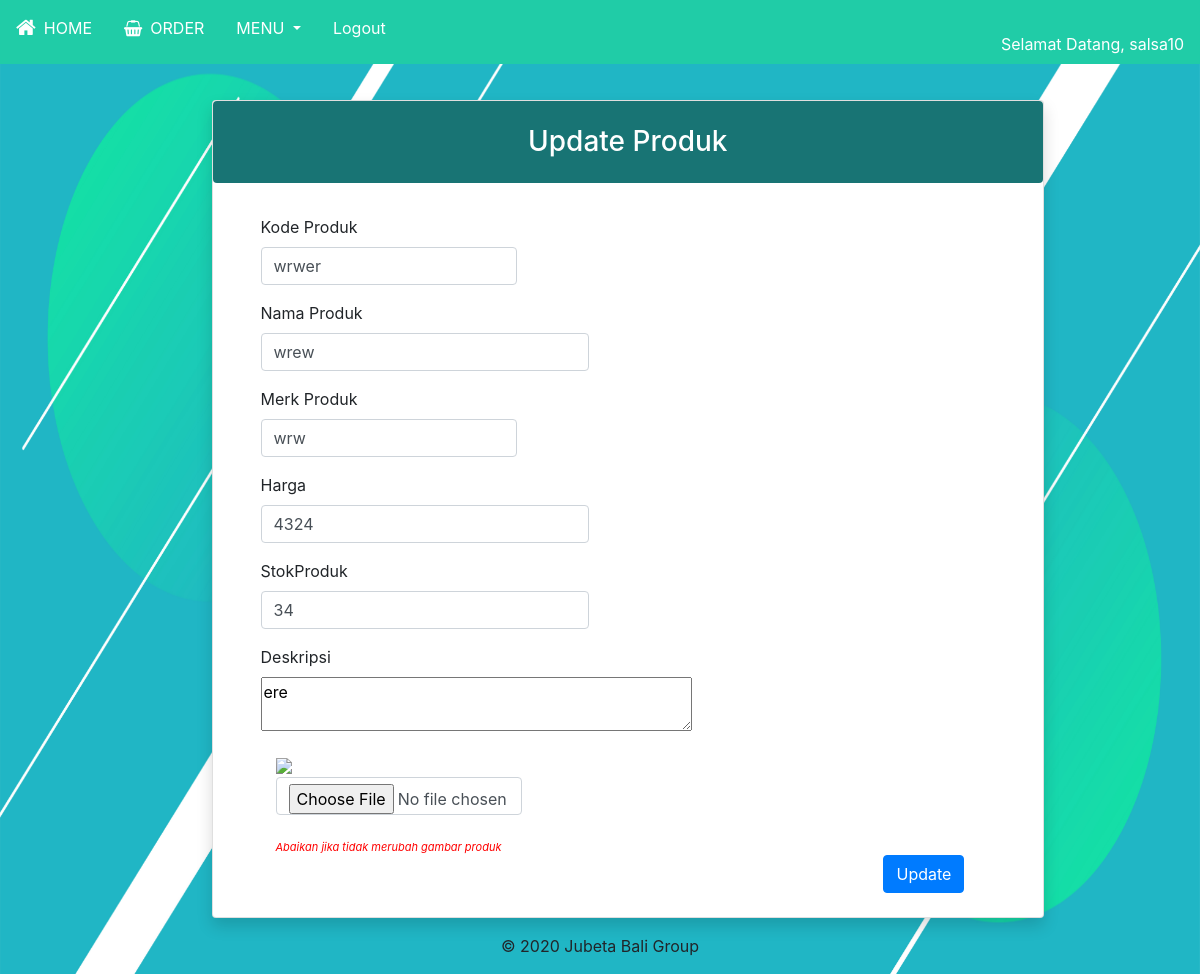
Screenshot of /admin/update-produk.php?id_produk=22 (signed in) with the database file from the repository.
### tables this page shows
CREATE TABLE `produk` (
  `id_produk` int(100) NOT NULL,
  `kode_produk` varchar(100) NOT NULL,
  `nama_produk` varchar(100) DEFAULT NULL,
  `harga_produk` int(11) DEFAULT NULL,
  `stok` int(11) DEFAULT NULL,
  `merk` varchar(100) DEFAULT NULL,
  `deskripsi` varchar(100) DEFAULT NULL,
  `foto` varchar(100) NOT NULL
);

### admin/function-produk.php (called while the page is built, shortened)
<?php
include '../koneksi.php';
function query($query){
    global $koneksi;
    $result = mysqli_query($koneksi, $query);
    $rows = [];
    while($row = mysqli_fetch_assoc($result)){
        $rows [] = $row;
    }
    return $rows;
}
?>

### admin/update-produk.php (the view, shortened to what this page needs)
<?php
include '../koneksi.php';
require 'function-produk.php';
$id_produk = $_GET['id_produk'];
$data = query("SELECT * FROM produk WHERE id_produk = '$id_produk'")[0];
?>
<!DOCTYPE html>
<html lang="en">
<head>
    <link rel="stylesheet" href="https://cdn.jsdelivr.net/npm/bootstrap@4.5.3/dist/css/bootstrap.min.css">
    <link rel="stylesheet" href="../assets/style.css"/>
    <link rel="stylesheet" href="https://stackpath.bootstrapcdn.com/font-awesome/4.7.0/css/font-awesome.min.css"/>
</head>
<body class="UpdateProd">
    <header>
    <?php include '../assets/layout/header.php' ?>
      </header>
<div class="container" id="headProduk">
    <div class="card w-75 justify-content-center shadow cardProduk rounded">
        <form action="" method="post" enctype="multipart/form-data">
            <h3 class="text-center p-4  rounded" id="h3Update">Update Produk</h3>
            <div class= "row">
                <div class="col-md-4 form-group ml-5 mt-4">
                    <label for="kode_produk">Kode Produk</label>
                    <input type="text" name="kode_produk" id="kode_produk" class="form-control" required value="<?=$data['kode_produk'];?>">
                </div>
            </div>
            <div class= "row">
                <div class="col-md-5 form-group ml-5">
                    <label for="namaProduk">Nama Produk</label>
                    <input type="text" name="namaProduk" id="namaProduk" class="form-control" required value="<?=$data['nama_produk'];?>">
                </div>
            </div>
            <div class="row">
                <div class="col-md-4 form-group ml-5">
                    <label for="merk">Merk Produk</label>
                    <input type="text" name="merk" id="merk" class="form-control" required value="<?=$data['merk'];?>">
                </div>
            </div>
            <div class= "row">
                <div class="col-md-5 form-group ml-5">
                    <label for="hargaProduk">Harga</label>
                    <input type="number" name="hargaProduk" id="hargaProduk" class="form-control" required value="<?=$data['harga_produk'];?>">
                </div>
            </div>
            <div class= "row">
                <div class="col-md-5 form-group ml-5">
                    <label for="stokProduk">StokProduk</label>
                    <input type="number" name="stokProduk" id="stokProduk" class="form-control" required value="<?=$data['stok'];?>">
                </div>
            </div>
            <div class= "row">
                <div class="col-md-5 form-group ml-5">
                    <label for="deskripsi">Deskripsi</label>
                    <textarea id="deskripsi" name="deskripsi" row="4" cols="40"><?php echo $data['deskripsi']; ?></textarea>
                </div>
            </div>
            <div>
                <div class=" col-md-4 form-group ml-5">
                    <img src="../foto-produk/<?php echo $data['foto'];?>" width="100">
                    <input type="file" name="foto" id="foto" class="form-control">
                    <br><i style="float: left;font-size: 11px;color: red">Abaikan jika tidak merubah gambar produk</i>
                </div>
            </div>
            <button class="btn btn-primary w-40" id="ProdukButton" type="submit" name="update">Update</button>
        </form>
    </div>
</div>
    <footer class="container mt-3">
    <p class="text-center">&copy; 2020 Jubeta Bali Group</p>
  </footer>
</body>
</html>

### assets/style.css (style rules this page uses)
.cardProduk { margin-top: 100px; margin-left: 15%; }
#ProdukButton { margin-left: 46%; }
#h3Update { background-color: rgb(24, 116, 116); color: white; }
.UpdateProd { background-image: url("../img/22133.jpg"); -webkit-background-size: 100% 100%; -moz-background-size: 100% 100%; -o-background-size: 100% 100%; background-size: 100% 100%; background-repeat: no-repeat; }

### rows the page displays
produk: kode_produk "wrwer", namaProduk "wrew", merk "wrw", hargaProduk "4324", stokProduk "34", deskripsi "ere"

### other values shown
$username "salsa10"
